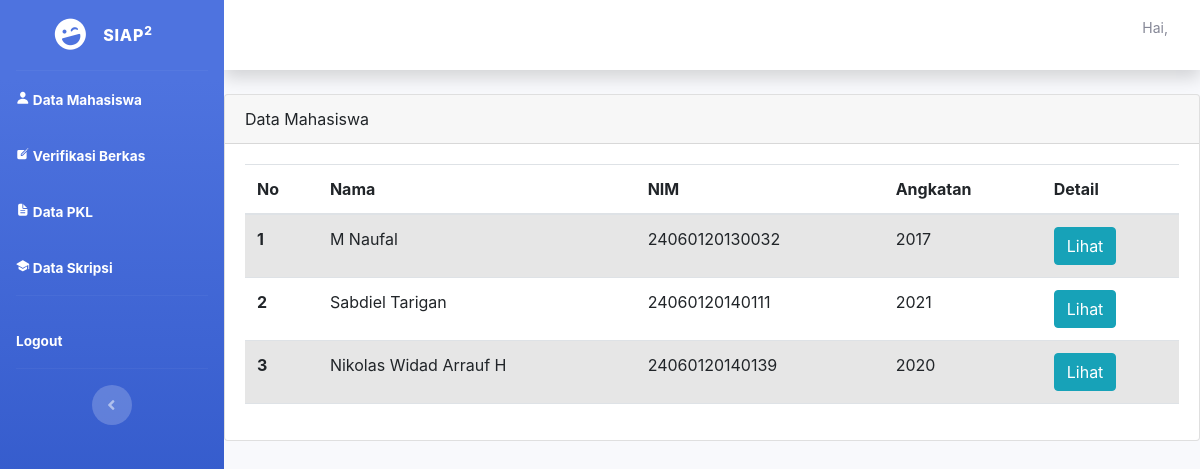
The app's page /dosen_verif.php, older data.
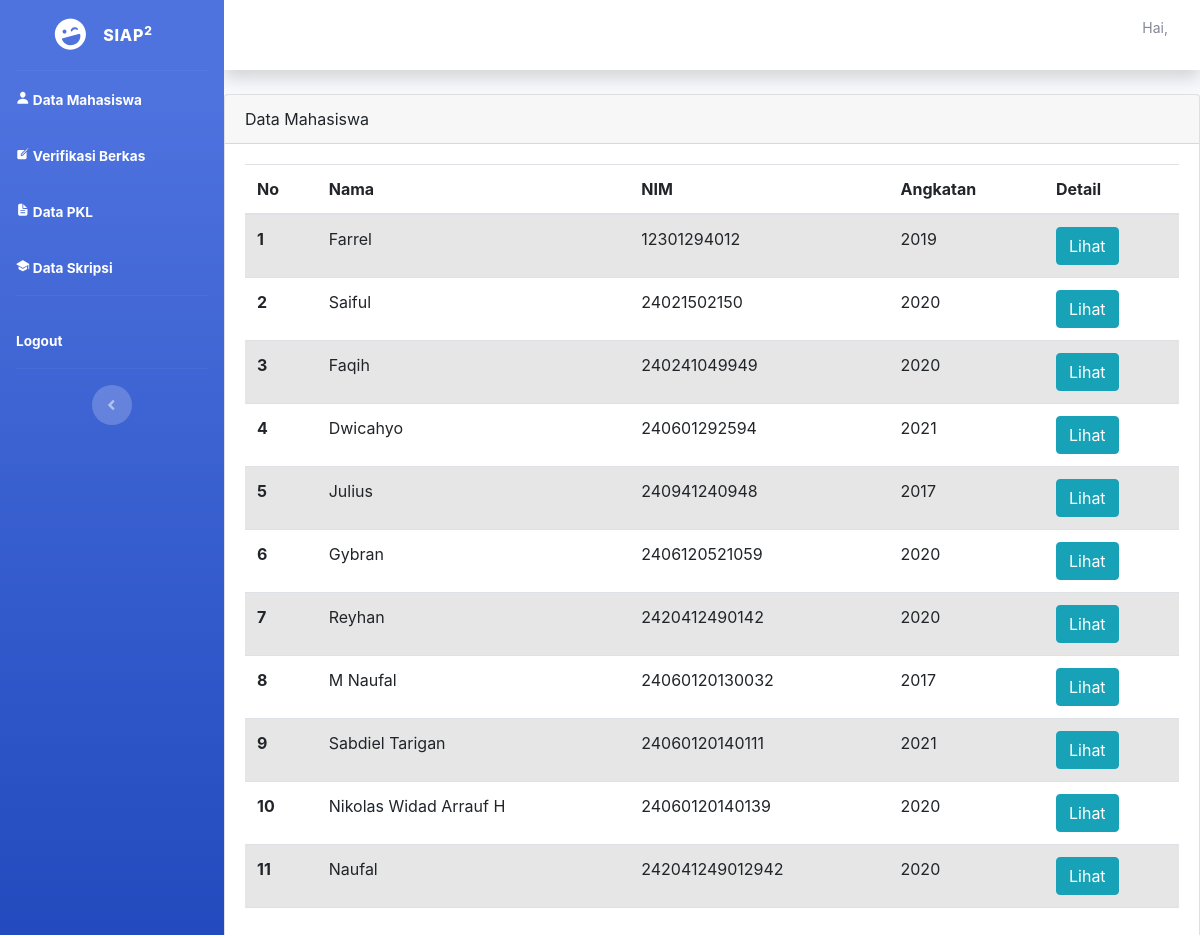
The same page, newer data.
### tables this page shows
CREATE TABLE `mhs` (
  `id_user` int(11) NOT NULL,
  `nim` bigint(14) NOT NULL,
  `foto` varchar(255) NOT NULL,
  `nama` varchar(45) DEFAULT NULL,
  `angkatan` int(11) DEFAULT NULL,
  `status_mhs` varchar(30) NOT NULL,
  `nip` bigint(20) NOT NULL,
  `hp` bigint(12) DEFAULT NULL,
  `email` varchar(45) DEFAULT NULL,
  `alamat` varchar(255) DEFAULT NULL,
  `id_provinsi` int(11) DEFAULT NULL,
  `id_kabupaten` int(11) DEFAULT NULL
);

### dosen_verif.php (the view, shortened to what this page needs)
<?php
require_once 'config.php';
?>
<!DOCTYPE html>
<html lang="en">
<head>
</head>
<body id="page-top">
    <div id="wrapper">
        <div id="content-wrapper" class="d-flex flex-column">
            <div id="content">
            <div class="card">
                    <div class="card-header">Data Mahasiswa</div>
                    <div class="card-body">
                    <table class="table table-striped table-hover">
                        <thead>
                            <tr>
                            <th scope="col">No</th>
                            <th scope="col">Nama</th>
                            <th scope="col">NIM</th>
                            <th scope="col">Angkatan</th>
                            <th scope="col">Detail</th>
                            </tr>
                        </thead>
                        <tbody>
                        <?php
                        $query = "SELECT * FROM mhs" ;
                        $result = $conn->query($query);
                        $i = 1;
                        while ($row = $result->fetch_assoc()) {
                            echo "<tr>";
                            echo "<th>".$i."</th>";
                            echo "<td>".$row['nama']."</td>";
                            echo "<td>".$row['nim']."</td>";
                            echo "<td>".$row['angkatan']."</td>";
                            echo '<td><a class="btn btn-info" href="#">Lihat</a></td>';
                            echo "</tr>";
                            $i++;
                        }
                        echo '</tbody>';
                        echo '</table>';
                        ?>
                    </div>
                </div>
            </div>
        </div>
    </div>
</body>
</html>

Row changes from the older to the newer data that the page shows:
added mhs: nama "Farrel", nim "12301294012", angkatan "2019"
added mhs: nama "Saiful", nim "24021502150", angkatan "2020"
added mhs: nama "Faqih", nim "240241049949", angkatan "2020"
added mhs: nama "Dwicahyo", nim "240601292594", angkatan "2021"
added mhs: nama "Julius", nim "240941240948", angkatan "2017"
added mhs: nama "Gybran", nim "2406120521059", angkatan "2020"
added mhs: nama "Reyhan", nim "2420412490142", angkatan "2020"
added mhs: nama "Naufal", nim "242041249012942", angkatan "2020"
